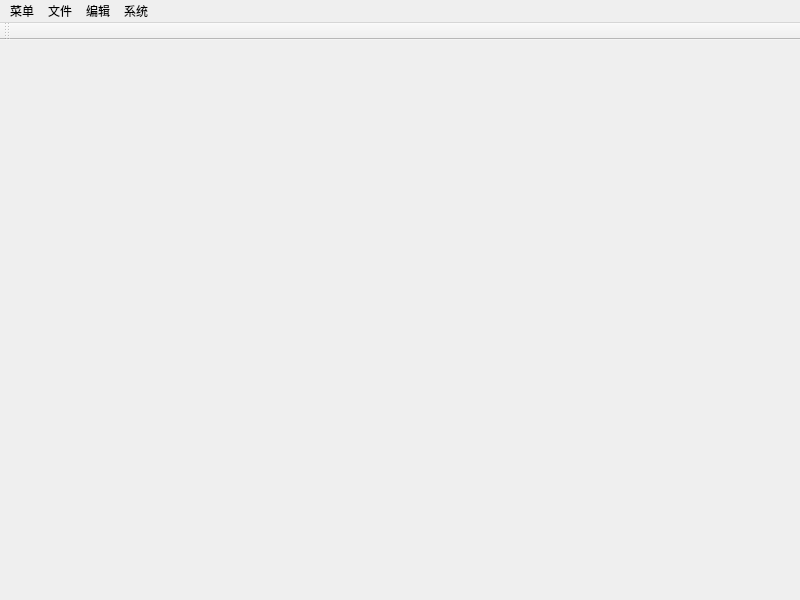
<?xml version="1.0" encoding="UTF-8"?>
<ui version="4.0">
 <class>MainWindow</class>
 <widget class="QMainWindow" name="MainWindow">
  <property name="geometry">
   <rect>
    <x>0</x>
    <y>0</y>
    <width>800</width>
    <height>600</height>
   </rect>
  </property>
  <property name="windowTitle">
   <string>MainWindow</string>
  </property>
  <widget class="QWidget" name="centralwidget"/>
  <widget class="QMenuBar" name="menubar">
   <property name="geometry">
    <rect>
     <x>0</x>
     <y>0</y>
     <width>800</width>
     <height>23</height>
    </rect>
   </property>
   <widget class="QMenu" name="menu">
    <property name="title">
     <string>菜单</string>
    </property>
   </widget>
   <widget class="QMenu" name="menu_2">
    <property name="title">
     <string>文件</string>
    </property>
   </widget>
   <widget class="QMenu" name="menu_3">
    <property name="title">
     <string>编辑</string>
    </property>
   </widget>
   <widget class="QMenu" name="menu_4">
    <property name="title">
     <string>系统</string>
    </property>
   </widget>
   <addaction name="menu"/>
   <addaction name="menu_2"/>
   <addaction name="menu_3"/>
   <addaction name="menu_4"/>
  </widget>
  <widget class="QToolBar" name="toolBar">
   <property name="windowTitle">
    <string>toolBar</string>
   </property>
   <attribute name="toolBarArea">
    <enum>TopToolBarArea</enum>
   </attribute>
   <attribute name="toolBarBreak">
    <bool>false</bool>
   </attribute>
  </widget>
 </widget>
 <resources/>
 <connections/>
</ui>
